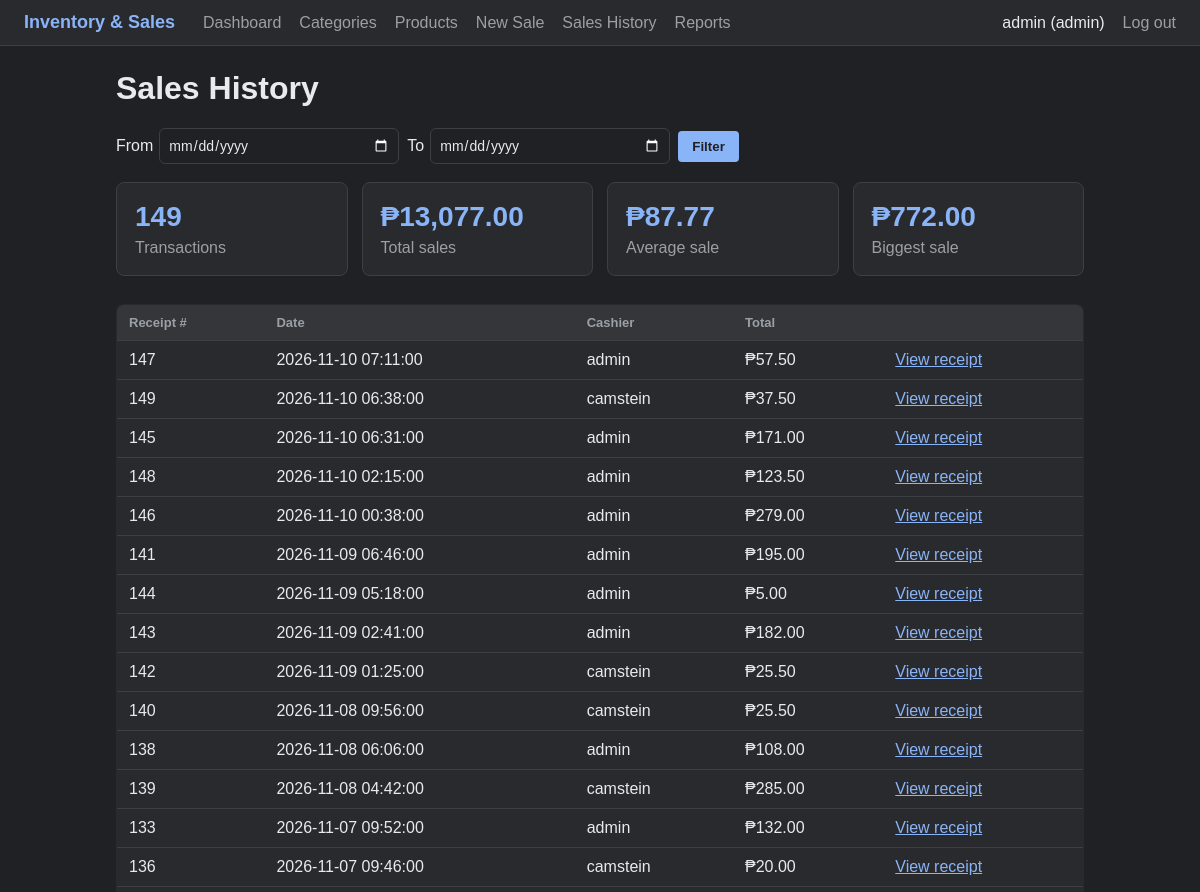
The page /pages/sales_history.php (signed in, upper part) on the database as committed earlier.
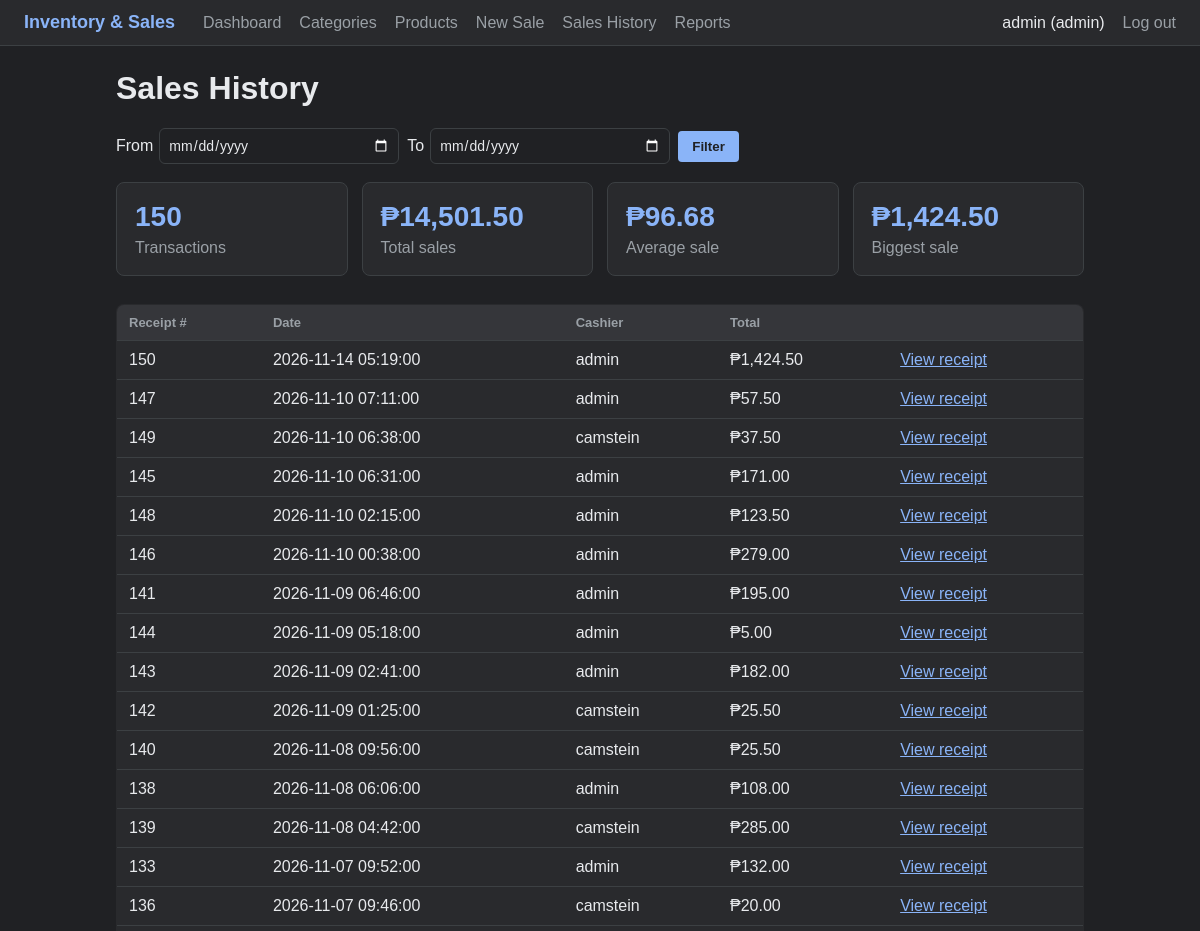
The same page on the database as committed later.
### tables this page shows
CREATE TABLE `sales` (
  `id` int(11) NOT NULL,
  `user_id` int(11) DEFAULT NULL,
  `total` decimal(10,2) DEFAULT NULL,
  `created_at` timestamp NOT NULL DEFAULT current_timestamp()
);

CREATE TABLE `users` (
  `id` int(11) NOT NULL,
  `username` varchar(50) NOT NULL,
  `password` varchar(255) NOT NULL,
  `role` enum('admin','staff') DEFAULT 'staff'
);

### pages/sales_history.php (the view, shortened to what this page needs)
<?php
require '../includes/db.php';
$from = $_GET['from'] ?? '';
$to   = $_GET['to'] ?? '';
$f = $from !== '' ? $from : '2000-01-01';
$t = $to   !== '' ? $to   : '2099-12-31';
$stmt = $conn->prepare(
    "SELECT COUNT(*) AS cnt,
            COALESCE(SUM(total), 0) AS sum_total,
            COALESCE(AVG(total), 0) AS avg_total,
            COALESCE(MAX(total), 0) AS max_total
     FROM sales
     WHERE DATE(created_at) BETWEEN ? AND ?"
);
$stmt->bind_param("ss", $f, $t);
$stmt->execute();
$sum = $stmt->get_result()->fetch_assoc();
$stmt = $conn->prepare(
    "SELECT s.id, s.total, s.created_at, u.username
     FROM sales s LEFT JOIN users u ON u.id = s.user_id
     WHERE DATE(s.created_at) BETWEEN ? AND ?
     ORDER BY s.created_at DESC"
);
$stmt->bind_param("ss", $f, $t);
$stmt->execute();
$rows = $stmt->get_result();
require '../includes/header.php';
?>
<h1>Sales History</h1>
<form method="GET" class="inline-form">
    <label>From <input type="date" name="from" value="<?= htmlspecialchars($from) ?>"></label>
    <label>To <input type="date" name="to" value="<?= htmlspecialchars($to) ?>"></label>
    <button type="submit">Filter</button>
</form>
<div class="cards">
    <div class="card"><span class="num"><?= (int)$sum['cnt'] ?></span><span>Transactions</span></div>
    <div class="card"><span class="num">&#8369;<?= number_format($sum['sum_total'], 2) ?></span><span>Total sales</span></div>
    <div class="card"><span class="num">&#8369;<?= number_format($sum['avg_total'], 2) ?></span><span>Average sale</span></div>
    <div class="card"><span class="num">&#8369;<?= number_format($sum['max_total'], 2) ?></span><span>Biggest sale</span></div>
</div>
<table>
    <tr><th>Receipt #</th><th>Date</th><th>Cashier</th><th>Total</th><th></th></tr>
    <?php while ($r = $rows->fetch_assoc()): ?>
        <tr>
            <td><?= (int)$r['id'] ?></td>
            <td><?= htmlspecialchars($r['created_at']) ?></td>
            <td><?= htmlspecialchars($r['username'] ?? 'unknown') ?></td>
            <td>&#8369;<?= number_format($r['total'], 2) ?></td>
            <td><a href="receipt.php?id=<?= (int)$r['id'] ?>">View receipt</a></td>
        </tr>
    <?php endwhile; ?>
</table>
<?php require '../includes/footer.php'; ?>

Rows that differ between the two databases and show on the page:
added sales: id "150", created_at "2026-11-14 05:19:00", user.username "admin", total "1,424.50"
Other text that changed with them:
$sum['cnt']: "149" → "150"
$sum['sum_total']: "13,077.00" → "14,501.50"
$sum['avg_total']: "87.77" → "96.68"
$sum['max_total']: "772.00" → "1,424.50"
